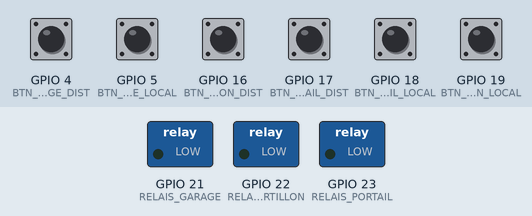
Recording of a sketch running on a simulated ESP32. Shown: switched loads named in the sketch (green lamp = pin HIGH). Inputs (shaded band) come from the test bench; at power-on: GPIO 4 (BTN_GARAGE_DIST), GPIO 5 (BTN_GARAGE_LOCAL), GPIO 16 (BTN_PORTILLON_DIST), GPIO 17 (BTN_PORTAIL_DIST), GPIO 18 (BTN_PORTAIL_LOCAL), GPIO 19 (BTN_PORTILLON_LOCAL) HIGH. WiFi joins after 1.5 s; servers stay silent unless stated; what the sketch prints to the serial monitor is not drawn.

Above: at 2.7 s.
2.8 s: GPIO 4 (BTN_GARAGE_DIST) pulled LOW for 1 s
At 3.2 s:
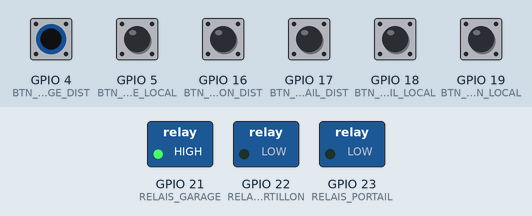
5.3 s: GPIO 16 (BTN_PORTILLON_DIST) pulled LOW for 0.15 s
At 5.7 s:
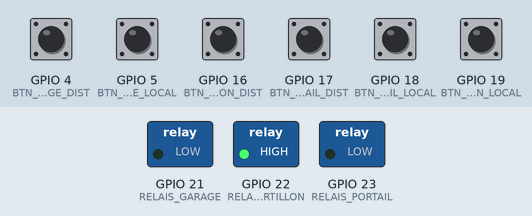
7.3 s: GPIO 17 (BTN_PORTAIL_DIST) pulled LOW for 0.15 s
At 7.7 s:
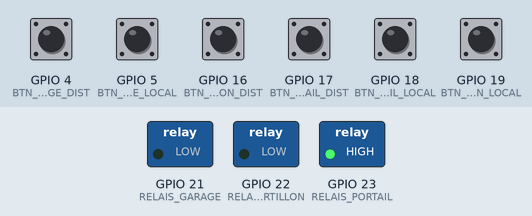
Timing chart, 0 to 10.3 s (numbered marks = the images above; inputs shaded):
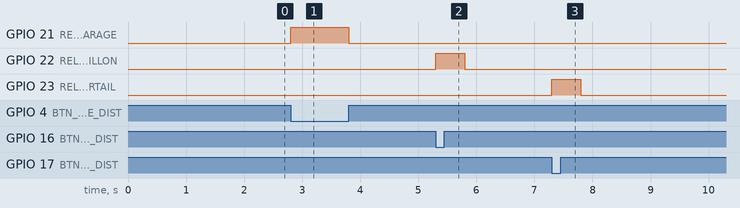

The sketch:

sketch_apr24a.ino
```cpp
#include <WiFi.h>
#include <WebServer.h>

// =======================
// WIFI
// =======================
const char* ssid = "SFR_1F50";
const char* password = "pus28urzq7fwj94uxpp9";

WebServer server(80);

// =======================
// RELAIS
// =======================
#define RELAIS_PORTAIL 23
#define RELAIS_PORTILLON 22
#define RELAIS_GARAGE 21

// =======================
// CAPTEURS (1 = fermé)
// =======================
#define CAPTEUR_PORTAIL 34
#define CAPTEUR_PORTILLON 35
#define CAPTEUR_GARAGE 32

// =======================
// BOUTONS
// =======================
#define BTN_PORTAIL_LOCAL 18
#define BTN_PORTILLON_LOCAL 19
#define BTN_GARAGE_LOCAL 5

#define BTN_PORTAIL_DIST 17
#define BTN_PORTILLON_DIST 16
#define BTN_GARAGE_DIST 4

// =======================
unsigned long lastPress[6] = {0,0,0,0,0,0};
const int debounceDelay = 300;

// =======================
// RELAIS
// =======================
void pulseRelay(int pin) {
  Serial.print("Trigger relais pin ");
  Serial.println(pin);

  digitalWrite(pin, HIGH);
  delay(500);
  digitalWrite(pin, LOW);
}

void triggerPortail() { pulseRelay(RELAIS_PORTAIL); }
void triggerPortillon() { pulseRelay(RELAIS_PORTILLON); }
void triggerGarage() { pulseRelay(RELAIS_GARAGE); }

// =======================
// CORS GLOBAL
// =======================
void sendCORS() {
  server.sendHeader("Access-Control-Allow-Origin", "*");
  server.sendHeader("Access-Control-Allow-Methods", "GET, POST, OPTIONS");
  server.sendHeader("Access-Control-Allow-Headers", "*");
}

// =======================
// ROUTES
// =======================
void handlePortail() {
  sendCORS();
  triggerPortail();
  server.send(200, "text/plain", "OK");
}

void handlePortillon() {
  sendCORS();
  triggerPortillon();
  server.send(200, "text/plain", "OK");
}

void handleGarage() {
  sendCORS();
  triggerGarage();
  server.send(200, "text/plain", "OK");
}

void handleStatus() {
  sendCORS();

  int portail = digitalRead(CAPTEUR_PORTAIL);
  int portillon = digitalRead(CAPTEUR_PORTILLON);
  int garage = digitalRead(CAPTEUR_GARAGE);

  String status = String(portail) + "," +
                  String(portillon) + "," +
                  String(garage);

  Serial.print("STATUS: ");
  Serial.println(status);

  server.send(200, "text/plain", status);
}

// =======================
// OPTIONS (CRUCIAL POUR WEB)
// =======================
void handleOptions() {
  sendCORS();
  server.send(204); // pas 200 → mieux pour preflight
}

// =======================
// BOUTONS
// =======================
bool checkButton(int pin, int index) {
  if (digitalRead(pin) == LOW) {
    if (millis() - lastPress[index] > debounceDelay) {
      lastPress[index] = millis();
      return true;
    }
  }
  return false;
}

// =======================
// SETUP
// =======================
void setup() {
  Serial.begin(115200);
  Serial.println("ESP32 DEMARRAGE");

  pinMode(RELAIS_PORTAIL, OUTPUT);
  pinMode(RELAIS_PORTILLON, OUTPUT);
  pinMode(RELAIS_GARAGE, OUTPUT);

  digitalWrite(RELAIS_PORTAIL, LOW);
  digitalWrite(RELAIS_PORTILLON, LOW);
  digitalWrite(RELAIS_GARAGE, LOW);

  pinMode(CAPTEUR_PORTAIL, INPUT);
  pinMode(CAPTEUR_PORTILLON, INPUT);
  pinMode(CAPTEUR_GARAGE, INPUT);

  pinMode(BTN_PORTAIL_LOCAL, INPUT_PULLUP);
  pinMode(BTN_PORTILLON_LOCAL, INPUT_PULLUP);
  pinMode(BTN_GARAGE_LOCAL, INPUT_PULLUP);

  pinMode(BTN_PORTAIL_DIST, INPUT_PULLUP);
  pinMode(BTN_PORTILLON_DIST, INPUT_PULLUP);
  pinMode(BTN_GARAGE_DIST, INPUT_PULLUP);

  WiFi.begin(ssid, password);

  Serial.print("Connexion WiFi");
  while (WiFi.status() != WL_CONNECTED) {
    delay(500);
    Serial.print(".");
  }

  Serial.println("\nConnecté !");
  Serial.print("IP : ");
  Serial.println(WiFi.localIP());

  // ROUTES
  server.on("/portail", HTTP_GET, handlePortail);
  server.on("/portillon", HTTP_GET, handlePortillon);
  server.on("/garage", HTTP_GET, handleGarage);
  server.on("/status", HTTP_GET, handleStatus);

  // 🔥 IMPORTANT → gestion OPTIONS propre
  server.on("/portail", HTTP_OPTIONS, handleOptions);
  server.on("/portillon", HTTP_OPTIONS, handleOptions);
  server.on("/garage", HTTP_OPTIONS, handleOptions);
  server.on("/status", HTTP_OPTIONS, handleOptions);

  server.begin();
  Serial.println("Serveur HTTP démarré");
}

// =======================
// LOOP
// =======================
void loop() {
  server.handleClient();

  if (checkButton(BTN_PORTAIL_LOCAL, 0) ||
      checkButton(BTN_PORTAIL_DIST, 1)) {
    triggerPortail();
  }

  if (checkButton(BTN_PORTILLON_LOCAL, 2) ||
      checkButton(BTN_PORTILLON_DIST, 3)) {
    triggerPortillon();
  }

  if (checkButton(BTN_GARAGE_LOCAL, 4) ||
      checkButton(BTN_GARAGE_DIST, 5)) {
    triggerGarage();
  }
}
```

Measured:
- after the input at 2.8 s, GPIO 21 (RELAIS_GARAGE): LOW → HIGH at once, → LOW 1.0 s later
- after the input at 5.3 s, GPIO 22 (RELAIS_PORTILLON): LOW → HIGH at once, → LOW 0.50 s later
- after the input at 7.3 s, GPIO 23 (RELAIS_PORTAIL): LOW → HIGH at once, → LOW 0.50 s later
